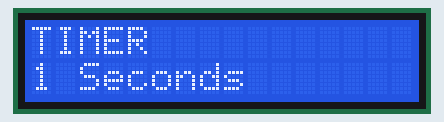
A sketch run on a simulated Arduino Uno, built with avr-gcc and run on an emulated ATmega328P. On the bench: 16×2 character LCD.

Above: at 0.1 s.
At 4.1 s:
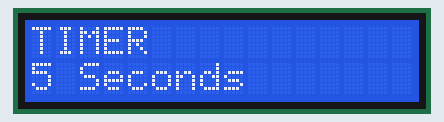
At 9.1 s:
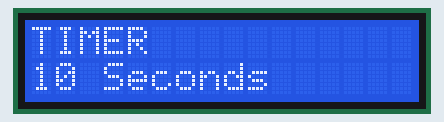
At 15.1 s:
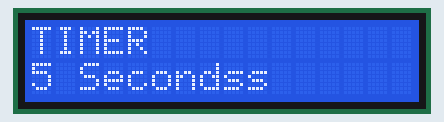
At 24.1 s:
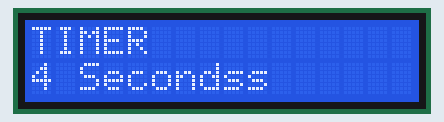
At 38.2 s:
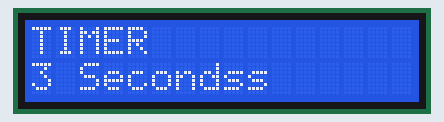

The sketch:

_08_lesson_18_LCD.ino
```cpp
#include <LiquidCrystal.h>
LiquidCrystal LCD(11 , 10, 9 , 8 , 7 , 6 ) ;
void setup() {
  // put your setup code here, to run once:
LCD.begin(16,2);
LCD.setCursor(0,0);
LCD.print("TIMER ") ;
}

void loop() {
  // put your main code here, to run repeatedly:
for (int i=1 ; i <=10 ; i+=1 ) {
  LCD.setCursor(0,1);
  LCD.print(i);
  LCD.print(" Seconds");
  delay(1000);
  }

for (int i=10 ; i >=0 ; i-=1 ) {
  LCD.setCursor(0,1);
  LCD.print(i);
  LCD.print(" Seconds");
  delay(1000);
  }
}
```

Measured:
- what the display in image 1 shows lasts 1.0 s, from 4.1 s to 5.1 s
- what the display in image 2 shows lasts 2.0 s, from 9.1 s to 11.1 s
